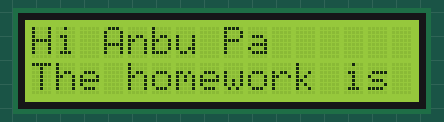
A sketch run on a simulated Arduino Uno, built with avr-gcc and run on an emulated ATmega328P. Parts: 16×2 character LCD.

Above: at 0.1 s.
At 1.7 s:
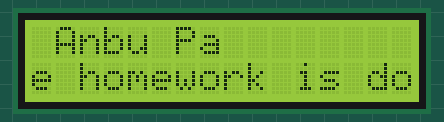
At 3.3 s:
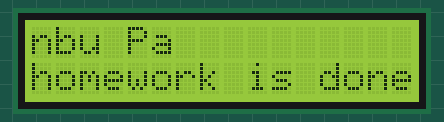
At 6.5 s:
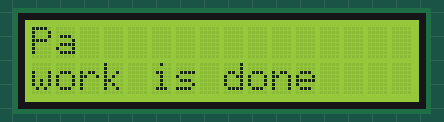
At 9.7 s:
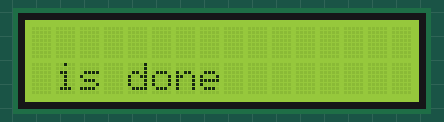
At 13.7 s:
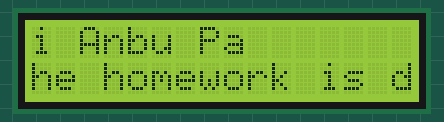

Measured:
- by itself, everything shown: repeats every 12.8 s, in 17 steps
- what the display in image 1 shows lasts 0.8 s, from 1.7 s to 2.5 s

The sketch:

Running_Text_LCD.ino
```cpp
#include <LiquidCrystal.h>
int rs=7;
int en=8;
int d4=9;
int d5=10;
int d6=11;
int d7=12;
int delayTime=800;
int i;
LiquidCrystal lcd(rs,en,d4,d5,d6,d7);


void setup() {
  // put your setup code here, to run once:
lcd.begin(16,2);
}

void loop() {
  // put your main code here, to run repeatedly:
lcd.setCursor(0,0);
lcd.print(" Hi Anbu Pa");
lcd.setCursor(0,1);
lcd.print(" The homework is done");
for (i = 1 ; i <= 16; i=i+1) {
      lcd.scrollDisplayLeft();
      delay(delayTime);
  }
lcd.clear();
}
```
